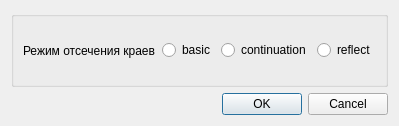
<?xml version="1.0" encoding="UTF-8"?>
<ui version="4.0">
 <class>Options</class>
 <widget class="QDialog" name="Options">
  <property name="geometry">
   <rect>
    <x>0</x>
    <y>0</y>
    <width>342</width>
    <height>126</height>
   </rect>
  </property>
  <property name="windowTitle">
   <string>Dialog</string>
  </property>
  <layout class="QGridLayout" name="gridLayout">
   <item row="1" column="0">
    <widget class="QDialogButtonBox" name="buttonBox">
     <property name="orientation">
      <enum>Qt::Horizontal</enum>
     </property>
     <property name="standardButtons">
      <set>QDialogButtonBox::Cancel|QDialogButtonBox::Ok</set>
     </property>
    </widget>
   </item>
   <item row="0" column="0">
    <widget class="QGroupBox" name="">
     <layout class="QHBoxLayout" name="horizontalLayout">
      <item>
       <widget class="QLabel" name="label">
        <property name="text">
         <string>Режим отсечения краев</string>
        </property>
       </widget>
      </item>
      <item>
       <widget class="QRadioButton" name="radioButton">
        <property name="text">
         <string>basic</string>
        </property>
       </widget>
      </item>
      <item>
       <widget class="QRadioButton" name="radioButton_2">
        <property name="text">
         <string>continuation</string>
        </property>
       </widget>
      </item>
      <item>
       <widget class="QRadioButton" name="radioButton_3">
        <property name="text">
         <string>reflect</string>
        </property>
       </widget>
      </item>
     </layout>
    </widget>
   </item>
  </layout>
 </widget>
 <resources/>
 <connections>
  <connection>
   <sender>buttonBox</sender>
   <signal>accepted()</signal>
   <receiver>Options</receiver>
   <slot>accept()</slot>
   <hints>
    <hint type="sourcelabel">
     <x>248</x>
     <y>254</y>
    </hint>
    <hint type="destinationlabel">
     <x>157</x>
     <y>274</y>
    </hint>
   </hints>
  </connection>
  <connection>
   <sender>buttonBox</sender>
   <signal>rejected()</signal>
   <receiver>Options</receiver>
   <slot>reject()</slot>
   <hints>
    <hint type="sourcelabel">
     <x>316</x>
     <y>260</y>
    </hint>
    <hint type="destinationlabel">
     <x>286</x>
     <y>274</y>
    </hint>
   </hints>
  </connection>
 </connections>
</ui>
